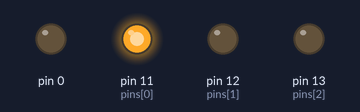
A sketch run on a simulated Arduino Uno, built with avr-gcc and run on an emulated ATmega328P. Shown: output pins drawn as LEDs (lit = HIGH).

Above: at 0.1 s.
Timing chart, 0 to 1.6 s (numbered marks = the images above):
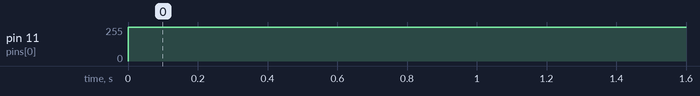

Measured:
- by itself, pin 11 (pins[0]): 0/255 → 254/255 at 0.00 s

The sketch:

RGB_Led.ino
```cpp
int pins [] = {11, 12, 13};

void setup() {
  for (int i = 0; i < sizeof(pins); i++) {
    pinMode(pins[i], OUTPUT);
  }
}

void loop() { // Cycle through the RGB spectrum
   color(254, 0, 0);
}

// Set the LED to a specific color
void color(int red, int green, int blue) {
  analogWrite(pins[0], red);
  analogWrite(pins[1], green);
  analogWrite(pins[2], blue);
}
```
